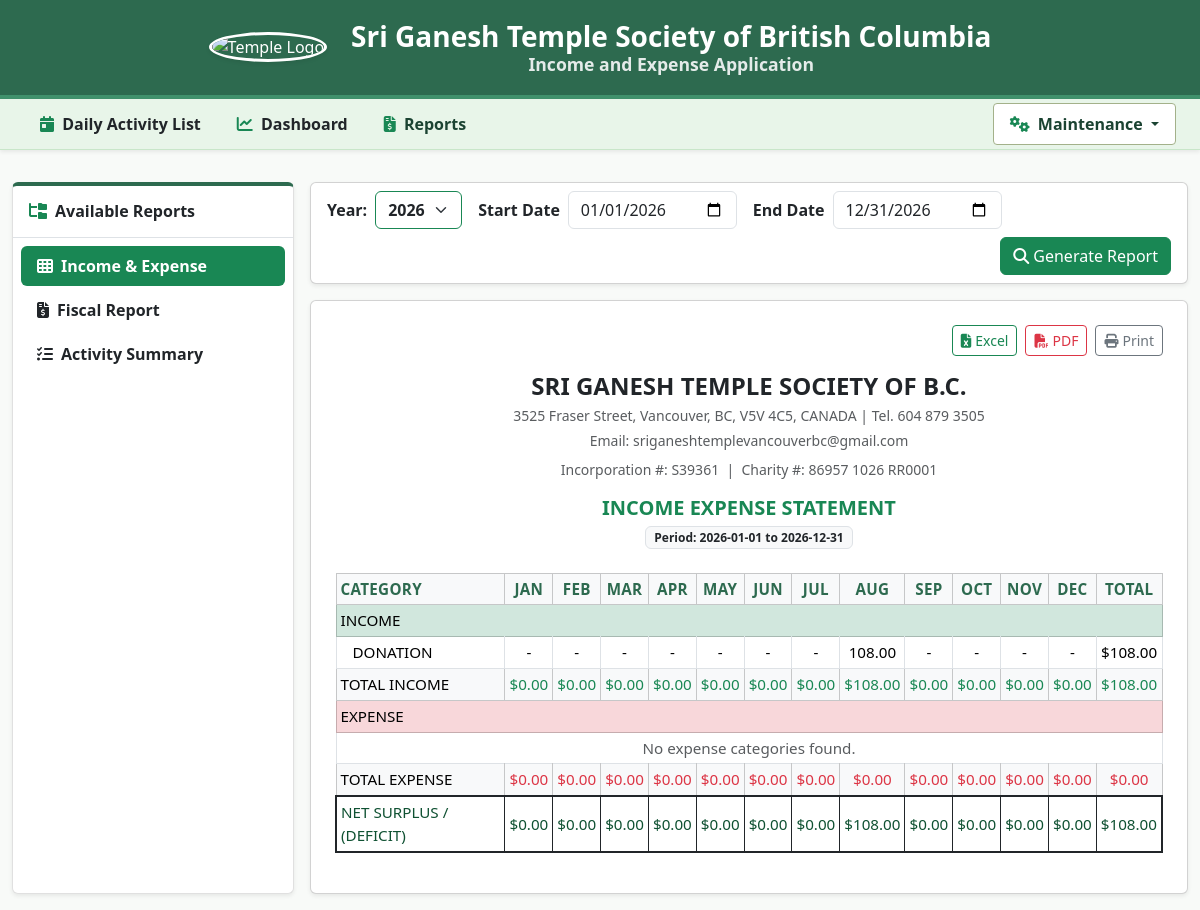
Page /reports on the committed database.
### tables this page shows
CREATE TABLE category_lookup (
    category_lookup_id INTEGER PRIMARY KEY AUTOINCREMENT,
    category_name TEXT NOT NULL,
    is_active INTEGER DEFAULT 1
);

### app.py (the view, shortened to what this page needs)
@app.route('/reports')
def reports_page():
    conn = get_db()
    current_year_str = datetime.now().strftime('%Y')
    selected_report = request.args.get('report_type', 'income_expense')
    selected_year = request.args.get('fiscal_year', request.args.get('year', current_year_str))
    years_rows = conn.execute("""
        SELECT DISTINCT strftime('%Y', txn_date) as year
        FROM daily_activity
        WHERE is_active = 1 AND txn_date IS NOT NULL
        ORDER BY year DESC
    """).fetchall()
    available_years = [r['year'] for r in years_rows if r['year']]
    if current_year_str not in available_years:
        available_years.insert(0, current_year_str)
    start_date = request.args.get('start_date', f"{selected_year}-01-01")
    end_date = request.args.get('end_date', f"{selected_year}-12-31")
    income_categories = {}
    expense_categories = {}
    income_monthly_totals = {m: 0.0 for m in range(1, 13)}
    expense_monthly_totals = {m: 0.0 for m in range(1, 13)}
    net_monthly_surplus = {m: 0.0 for m in range(1, 13)}
    total_income_year = 0.0
    total_expense_year = 0.0
    matrix, category_subtotals = {}, {}
    monthly_grand_totals = {m: 0.0 for m in range(1, 13)}
    year_grand_total = 0.0
    act_matrix = {}
    act_cat_subtotals = {}
    act_grand_totals = {
        'INCOME': {m: 0.0 for m in range(1, 14)},
        'EXPENSE': {m: 0.0 for m in range(1, 14)},
        'NET': {m: 0.0 for m in range(1, 14)}
    }
    if selected_report in ['income_expense', 'fiscal_report']:
        cat_rows = conn.execute("""
            SELECT
                c.category_name,
                COALESCE(a.txn_type, 'INCOME') as txn_type,
                CAST(strftime('%m', t.txn_date) AS INTEGER) as month_num,
                SUM(t.total_amount) as total_amount
            FROM daily_activity t
            JOIN activity_lookup a ON t.activity_lookup_id = a.activity_lookup_id
            JOIN category_lookup c ON a.category_lookup_id = c.category_lookup_id
            WHERE t.is_active = 1
              AND strftime('%Y', t.txn_date) = ?
            GROUP BY c.category_name, txn_type, month_num
            ORDER BY c.category_name ASC
        """, (selected_year,)).fetchall()
        for r in cat_rows:
            cat = r['category_name'] if r['category_name'] else 'UNASSIGNED'
            t_type = r['txn_type']
            m_num = r['month_num']
            amt = float(r['total_amount'])
            target_dict = expense_categories if t_type == 'EXPENSE' else income_categories
            if cat not in target_dict:
                target_dict[cat] = {m: 0.0 for m in range(1, 13)}
                target_dict[cat]['total'] = 0.0
            target_dict[cat][m_num] += amt
            target_dict[cat]['total'] += amt
            if t_type == 'EXPENSE':
                expense_monthly_totals[m_num] += amt
                total_expense_year += amt
            else:
                income_monthly_totals[m_num] += amt
                total_income_year += amt
        for m in range(1, 13):
            net_monthly_surplus[m] = income_monthly_totals[m] - expense_monthly_totals[m]
    conn.close()
    return render_template(
        'reports.html',
        selected_report=selected_report,
        selected_year=selected_year,
        available_years=available_years,
        start_date=start_date,
        end_date=end_date,
        income_categories=income_categories,
        expense_categories=expense_categories,
        income_monthly_totals=income_monthly_totals,
        expense_monthly_totals=expense_monthly_totals,
        net_monthly_surplus=net_monthly_surplus,
        total_income_year=total_income_year,
        total_expense_year=total_expense_year,
        net_surplus_year=(total_income_year - total_expense_year),
        matrix=matrix,
        category_subtotals=category_subtotals,
        monthly_grand_totals=monthly_grand_totals,
        year_grand_total=year_grand_total,
        act_matrix=act_matrix,
        act_cat_subtotals=act_cat_subtotals,
        act_grand_totals=act_grand_totals
    )

### templates/reports.html (shortened to what this page needs)
{% extends "base.html" %}
{% block content %}
<div class="container-fluid py-3">
    <div class="row g-3">
        <div class="col-12 col-md-3 col-lg-3">
            <div class="card card-sage shadow-sm h-100">
                <div class="card-header bg-white py-3 border-bottom">
                    <h6 class="card-title mb-0 fw-bold text-dark">
                        <i class="fa-solid fa-folder-tree me-2 text-success"></i>Available Reports
                    </h6>
                </div>
                <div class="card-body p-2">
                    <div class="list-group list-group-flush gap-1">
                        <a href="{{ url_for('reports_page', report_type='income_expense', year=selected_year) }}"
                           class="list-group-item list-group-item-action rounded border-0 py-2.5 fw-semibold {% if selected_report == 'income_expense' %}active bg-success text-white{% else %}text-dark{% endif %}">
                            <i class="fa-solid fa-table-cells me-2"></i>Income & Expense
                        </a>
                        <a href="{{ url_for('reports_page', report_type='fiscal_report', fiscal_year=selected_year) }}"
                           class="list-group-item list-group-item-action rounded border-0 py-2.5 fw-semibold {% if selected_report == 'fiscal_report' %}active bg-success text-white{% else %}text-dark{% endif %}">
                            <i class="fa-solid fa-file-invoice-dollar me-2"></i>Fiscal Report
                        </a>
                        <a href="{{ url_for('reports_page', report_type='activity_summary', year=selected_year) }}"
                           class="list-group-item list-group-item-action rounded border-0 py-2.5 fw-semibold {% if selected_report == 'activity_summary' %}active bg-success text-white{% else %}text-dark{% endif %}">
                            <i class="fa-solid fa-list-check me-2"></i>Activity Summary
                        </a>
                    </div>
                </div>
            </div>
        </div>
        <div class="col-12 col-md-9 col-lg-9">
            <div class="card shadow-sm mb-3">
                <div class="card-body py-2">
                    <form method="GET" action="{{ url_for('reports_page') }}" class="row g-2 align-items-center">
                        {% if selected_report == 'fiscal_report' %}
                            <div class="col-auto">
                                <label class="col-form-label fw-bold"><i class="fa-solid fa-calendar-check me-1 text-success"></i>Fiscal Year (CRA T3010):</label>
                            </div>
                            <div class="col-auto">
                                <select name="fiscal_year" class="form-select fw-bold" onchange="this.form.submit()">
                                    {% for y in available_years %}
                                        <option value="{{ y }}" {% if y == selected_year %}selected{% endif %}>FY {{ y }} (Jan 01, {{ y }} - Dec 31, {{ y }})</option>
                                    {% endfor %}
                                </select>
                            </div>
                        {% else %}
                            <div class="col-auto">
                                <label for="year" class="col-form-label fw-bold">Year:</label>
                            </div>
                            <div class="col-auto">
                                <select name="year" id="year" class="form-select border-success fw-bold" onchange="this.form.submit()">
                                    {% for y in available_years %}
                                        <option value="{{ y }}" {% if y == selected_year %}selected{% endif %}>{{ y }}</option>
                                    {% endfor %}
                                </select>
                            </div>
                        {% endif %}
                        {% if selected_report == 'income_expense' %}
                        <div class="col-auto ms-2">
                            <label class="col-form-label fw-bold">Start Date</label>
                        </div>
                        <div class="col-auto">
                            <input type="date" name="start_date" class="form-control" value="{{ start_date }}">
                        </div>
                        <div class="col-auto ms-2">
                            <label class="col-form-label fw-bold">End Date</label>
                        </div>
                        <div class="col-auto">
                            <input type="date" name="end_date" class="form-control" value="{{ end_date }}">
                        </div>
                        {% endif %}
                        <div class="col-auto ms-auto">
                            <button type="submit" class="btn btn-success">
                                <i class="fa-solid fa-magnifying-glass me-1"></i>Generate Report
                            </button>
                        </div>
                    </form>
                </div>
            </div>
            <div class="card shadow-sm" id="reportCard">
                <div class="card-body p-4">
                    <div class="d-flex justify-content-end gap-2 mb-3">
                        <button type="button" class="btn btn-sm btn-outline-success" onclick="exportReportToExcel()">
                            <i class="fa-solid fa-file-excel me-1"></i>Excel
                        </button>
                        <button type="button" class="btn btn-sm btn-outline-danger" onclick="exportReportToPDF()">
                            <i class="fa-solid fa-file-pdf me-1"></i>PDF
                        </button>
                        <button type="button" class="btn btn-sm btn-outline-secondary" onclick="window.print()">
                            <i class="fa-solid fa-print me-1"></i>Print
                        </button>
                    </div>
                    <div class="text-center mb-4">
                        <h4 class="fw-bold mb-1">SRI GANESH TEMPLE SOCIETY OF B.C.</h4>
                        <p class="text-muted small mb-1">3525 Fraser Street, Vancouver, BC, V5V 4C5, CANADA | Tel. 604 879 3505</p>
                        <p class="text-muted small mb-2">Email: sriganeshtemplevancouverbc@gmail.com</p>
                        <p class="text-muted small mb-3">Incorporation #: S39361 &nbsp;|&nbsp; Charity #: 86957 1026 RR0001</p>
                        <h5 class="fw-bold text-success text-uppercase mb-1">
                            {% if selected_report == 'income_expense' %}INCOME EXPENSE STATEMENT{% endif %}
                        </h5>
                        <span class="badge bg-light text-dark border">Period: {{ start_date }} to {{ end_date }}</span>
                    </div>
                    {% if selected_report in ['income_expense', 'fiscal_report'] %}
                    <div class="table-responsive">
                        <table class="table table-bordered table-sm align-middle text-center small" id="reportTable">
                            <thead class="table-light text-uppercase">
                                <tr>
                                    <th class="text-start" style="min-width: 140px;">Category</th>
                                    <th>Jan</th><th>Feb</th><th>Mar</th><th>Apr</th><th>May</th><th>Jun</th>
                                    <th>Jul</th><th>Aug</th><th>Sep</th><th>Oct</th><th>Nov</th><th>Dec</th>
                                    <th>Total</th>
                                </tr>
                            </thead>
                            <tbody>
                                <tr class="table-success fw-bold text-start">
                                    <td colspan="14">INCOME</td>
                                </tr>
                                {% for cat_name, m_vals in income_categories.items() %}
                                <tr>
                                    <td class="text-start ps-3 fw-semibold">{{ cat_name }}</td>
                                    {% for m in range(1, 13) %}
                                        <td>
                                            {% if m_vals[m] > 0 %}
                                                {{ "{:,.2f}".format(m_vals[m]) }}
                                            {% else %}
                                                -
                                            {% endif %}
                                        </td>
                                    {% endfor %}
                                    <td class="fw-bold">${{ "{:,.2f}".format(m_vals['total']) }}</td>
                                </tr>
                                {% else %}
                                <tr>
                                    <td colspan="14" class="text-center text-muted">No income categories found.</td>
                                </tr>
                                {% endfor %}
                                <tr class="fw-bold table-light">
                                    <td class="text-start">TOTAL INCOME</td>
                                    {% for m in range(1, 13) %}
                                        <td class="text-success">${{ "{:,.2f}".format(income_monthly_totals[m]) }}</td>
                                    {% endfor %}
                                    <td class="text-success fs-6">${{ "{:,.2f}".format(total_income_year) }}</td>
                                </tr>
                                <tr class="table-danger fw-bold text-start">
                                    <td colspan="14">EXPENSE</td>
                                </tr>
                                {% for cat_name, m_vals in expense_categories.items() %}
                                <tr>
                                    <td class="text-start ps-3 fw-semibold">{{ cat_name }}</td>
                                    {% for m in range(1, 13) %}
                                        <td>
                                            {% if m_vals[m] > 0 %}
                                                {{ "{:,.2f}".format(m_vals[m]) }}
                                            {% else %}
                                                -
                                            {% endif %}
                                        </td>
                                    {% endfor %}
                                    <td class="fw-bold">${{ "{:,.2f}".format(m_vals['total']) }}</td>
                                </tr>
                                {% else %}
                                <tr>
                                    <td colspan="14" class="text-center text-muted">No expense categories found.</td>
                                </tr>
                                {% endfor %}
                                <tr class="fw-bold table-light">
                                    <td class="text-start">TOTAL EXPENSE</td>
                                    {% for m in range(1, 13) %}
                                        <td class="text-danger">${{ "{:,.2f}".format(expense_monthly_totals[m]) }}</td>
                                    {% endfor %}
                                    <td class="text-danger fs-6">${{ "{:,.2f}".format(total_expense_year) }}</td>
                                </tr>
                                <tr class="fw-bold border-top border-2 border-dark" style="background-color: #e8f5e9;">
                                    <td class="text-start" style="color: #0f5132;">NET SURPLUS / (DEFICIT)</td>
                                    {% for m in range(1, 13) %}
                                        <td style="color: #0f5132;">${{ "{:,.2f}".format(net_monthly_surplus[m]) }}</td>
                                    {% endfor %}
                                    <td class="fs-6" style="color: #0f5132;">${{ "{:,.2f}".format(net_surplus_year) }}</td>
                                </tr>
                            </tbody>
                        </table>
                    </div>
                    {% endif %}
                </div>
            </div>
        </div>
    </div>
</div>
{% endblock %}

### rows in the picture
category_lookup: category_name "DONATION", m_vals "108.00", total "108.00"

### other values in the picture
{{ start_date }} "2026-01-01"
{{ end_date }} "2026-12-31"
{{ "{:,.2f}".format(income_monthly_totals[m]) }} "0.00" "0.00" "0.00" "0.00" "0.00" "0.00" "0.00" "108.00" "0.00" "0.00" "0.00" "0.00"
{{ "{:,.2f}".format(total_income_year) }} "108.00"
{{ "{:,.2f}".format(expense_monthly_totals[m]) }} "0.00" "0.00" "0.00" "0.00" "0.00" "0.00" "0.00" "0.00" "0.00" "0.00" "0.00" "0.00"
{{ "{:,.2f}".format(total_expense_year) }} "0.00"
{{ "{:,.2f}".format(net_monthly_surplus[m]) }} "0.00" "0.00" "0.00" "0.00" "0.00" "0.00" "0.00" "108.00" "0.00" "0.00" "0.00" "0.00"
{{ "{:,.2f}".format(net_surplus_year) }} "108.00"
form field year "2026"
